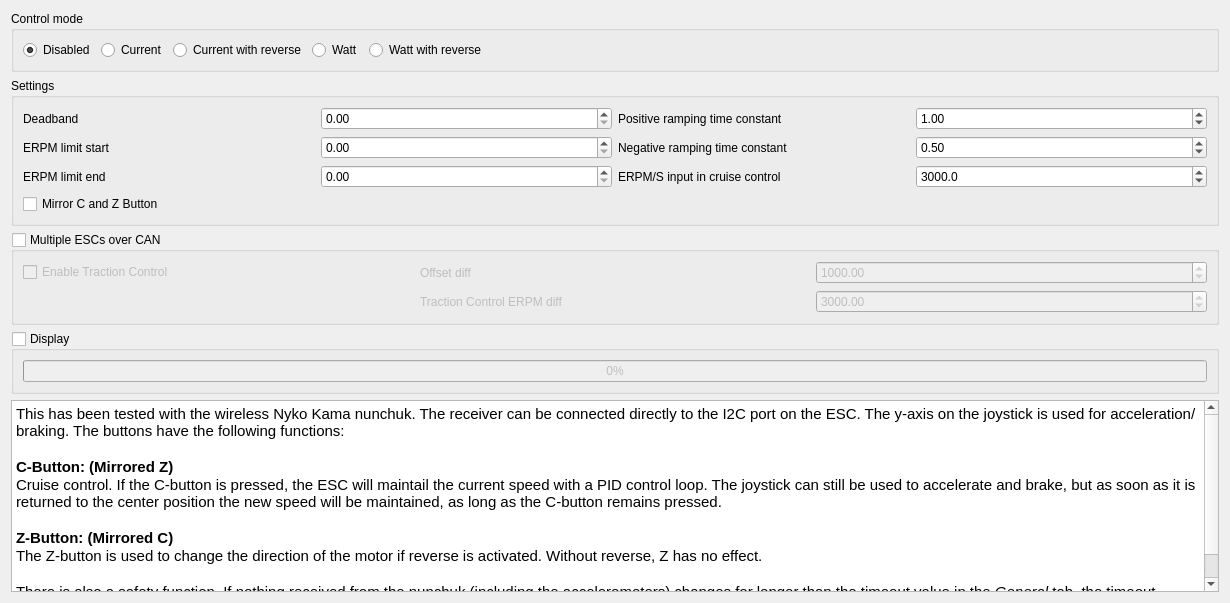
            <widget class="QWidget" name="tab_21">
             <attribute name="title">
              <string>Nunchuk</string>
             </attribute>
             <layout class="QVBoxLayout" name="verticalLayout_32">
              <item>
               <widget class="QGroupBox" name="groupBox_24">
                <property name="title">
                 <string>Control mode</string>
                </property>
                <layout class="QHBoxLayout" name="horizontalLayout_31">
                 <item>
                  <layout class="QHBoxLayout" name="horizontalLayout_35">
                   <item>
                    <widget class="QRadioButton" name="appconfChukDisabledButton">
                     <property name="text">
                      <string>Disabled</string>
                     </property>
                     <property name="checked">
                      <bool>true</bool>
                     </property>
                    </widget>
                   </item>
                   <item>
                    <widget class="QRadioButton" name="appconfChukCurrentNorevButton">
                     <property name="toolTip">
                      <string>&lt;html&gt;&lt;head/&gt;&lt;body&gt;&lt;p&gt;Current = you control the the Motor max amps with the remote. This results an a relatively even acceleration when the throttle stays the same.&lt;/p&gt;&lt;/body&gt;&lt;/html&gt;</string>
                     </property>
                     <property name="text">
                      <string>Current</string>
                     </property>
                    </widget>
                   </item>
                   <item>
                    <widget class="QRadioButton" name="appconfChukCurrentButton">
                     <property name="toolTip">
                      <string>&lt;html&gt;&lt;head/&gt;&lt;body&gt;&lt;p&gt;&lt;span style=&quot; font-weight:600;&quot;&gt;Current with reverse&lt;/span&gt; = you control the the Motor max amps with the remote. This results an a relatively even acceleration. This results an a relatively even acceleration when the throttle stays the same. In this mode the VESC can also drive backwards.&lt;/p&gt;&lt;/body&gt;&lt;/html&gt;</string>
                     </property>
                     <property name="text">
                      <string>Current with reverse</string>
                     </property>
                    </widget>
                   </item>
                   <item>
                    <widget class="QRadioButton" name="appconfChukWattNorevButton">
                     <property name="toolTip">
                      <string>&lt;html&gt;&lt;head/&gt;&lt;body&gt;&lt;p&gt;&lt;span style=&quot; font-weight:600;&quot;&gt;Watt&lt;/span&gt; = with the throttle you control the motors power output (watts). &lt;br/&gt;If max watt is set to 1000 watts then &lt;br/&gt;100% throtle will reuslt in 1000 watts&lt;br/&gt;75 % throttle will reulst in 750 watts &lt;br/&gt;25% throttle will reuslt in 250 watts.&lt;br/&gt;&lt;br/&gt;The VESC tries to reach the watts at any speed. At slow speeds the VESC ramps up the same way as in current control until it reaches the watts.&lt;br/&gt;&lt;br/&gt;Braking behavior is the same as in &amp;quot;Current no reverse with brake&amp;quot;.&lt;br/&gt;&lt;br/&gt;In this mode the board is better controllable especialy at higher speeds because the full throttle range is usable at any speed.&lt;/p&gt;&lt;/body&gt;&lt;/html&gt;</string>
                     </property>
                     <property name="text">
                      <string>Watt</string>
                     </property>
                    </widget>
                   </item>
                   <item>
                    <widget class="QRadioButton" name="appconfChukWattButton">
                     <property name="toolTip">
                      <string>&lt;html&gt;&lt;head/&gt;&lt;body&gt;&lt;p&gt;&lt;span style=&quot; font-weight:600;&quot;&gt;Watt with reverse&lt;/span&gt; = with the throttle you control the motors power output (watts). &lt;br/&gt;If max watt is set to 1000 watts then &lt;br/&gt;100% throtle will reuslt in 1000 watts&lt;br/&gt;75 % throttle will reulst in 750 watts &lt;br/&gt;25% throttle will reuslt in 250 watts.&lt;br/&gt;&lt;br/&gt;The VESC tries to reach the watts at any speed. At slow speeds the VESC ramps up the same way as in current control until it reaches the watts.&lt;br/&gt;&lt;br/&gt;Braking behavior is the same as in &amp;quot;Current no reverse with brake&amp;quot;.&lt;br/&gt;&lt;br/&gt;In this mode the board is better controllable especialy at higher speeds because the full throttle range is usable at any speed. In this mode the Vesc can also drive backwards&lt;/p&gt;&lt;/body&gt;&lt;/html&gt;</string>
                     </property>
                     <property name="text">
                      <string>Watt with reverse</string>
                     </property>
                    </widget>
                   </item>
                  </layout>
                 </item>
                 <item>
                  <spacer name="horizontalSpacer_11">
                   <property name="orientation">
                    <enum>Qt::Horizontal</enum>
                   </property>
                   <property name="sizeHint" stdset="0">
                    <size>
                     <width>720</width>
                     <height>20</height>
                    </size>
                   </property>
                  </spacer>
                 </item>
                </layout>
               </widget>
              </item>
              <item>
               <widget class="QGroupBox" name="groupBox_25">
                <property name="sizePolicy">
                 <sizepolicy hsizetype="Preferred" vsizetype="Fixed">
                  <horstretch>0</horstretch>
                  <verstretch>0</verstretch>
                 </sizepolicy>
                </property>
                <property name="title">
                 <string>Settings</string>
                </property>
                <layout class="QGridLayout" name="gridLayout_21">
                 <item row="2" column="2">
                  <widget class="QLabel" name="label_88">
                   <property name="toolTip">
                    <string>&lt;html&gt;&lt;head/&gt;&lt;body&gt;&lt;p&gt;&lt;span style=&quot; font-weight:600;&quot;&gt;ERPM/S input in cruise control&lt;/span&gt; = Maximum ERPM change per second&lt;/p&gt;&lt;/body&gt;&lt;/html&gt;</string>
                   </property>
                   <property name="text">
                    <string>ERPM/S input in cruise control</string>
                   </property>
                  </widget>
                 </item>
                 <item row="2" column="3">
                  <widget class="QDoubleSpinBox" name="appconfChukErpmPerSBox">
                   <property name="decimals">
                    <number>1</number>
                   </property>
                   <property name="maximum">
                    <double>100000.000000000000000</double>
                   </property>
                   <property name="singleStep">
                    <double>100.000000000000000</double>
                   </property>
                   <property name="value">
                    <double>3000.000000000000000</double>
                   </property>
                  </widget>
                 </item>
                 <item row="0" column="0">
                  <widget class="QLabel" name="label_54">
                   <property name="toolTip">
                    <string>&lt;html&gt;&lt;head/&gt;&lt;body&gt;&lt;p&gt;&lt;span style=&quot; font-weight:600;&quot;&gt;Deadband&lt;/span&gt; = This is a offset of the Nunchuk signal before the VESC reacts on inputs. The higher the more you have to push the Nunchuk stick  before the VESC reacts. Adjust it until it fits your needs.&lt;/p&gt;&lt;/body&gt;&lt;/html&gt;</string>
                   </property>
                   <property name="text">
                    <string>Deadband</string>
                   </property>
                  </widget>
                 </item>
                 <item row="0" column="1">
                  <widget class="QDoubleSpinBox" name="appconfChukHystBox">
                   <property name="maximum">
                    <double>1.000000000000000</double>
                   </property>
                   <property name="singleStep">
                    <double>0.050000000000000</double>
                   </property>
                  </widget>
                 </item>
                 <item row="0" column="2">
                  <widget class="QLabel" name="label_63">
                   <property name="toolTip">
                    <string>&lt;html&gt;&lt;head/&gt;&lt;body&gt;&lt;p&gt;&lt;span style=&quot; font-weight:600;&quot;&gt;Positive ramping time constant&lt;/span&gt; = ramping for acceleration&lt;/p&gt;&lt;/body&gt;&lt;/html&gt;</string>
                   </property>
                   <property name="text">
                    <string>Positive ramping time constant</string>
                   </property>
                  </widget>
                 </item>
                 <item row="0" column="3">
                  <widget class="QDoubleSpinBox" name="appconfChukRampTimePosBox">
                   <property name="singleStep">
                    <double>0.100000000000000</double>
                   </property>
                   <property name="value">
                    <double>1.000000000000000</double>
                   </property>
                  </widget>
                 </item>
                 <item row="1" column="0">
                  <widget class="QLabel" name="label_56">
                   <property name="toolTip">
                    <string>&lt;html&gt;&lt;head/&gt;&lt;body&gt;&lt;p&gt;&lt;span style=&quot; font-weight:600;&quot;&gt;ERPM limit start&lt;/span&gt; = When this speed is reached the VESC starts to reduce the power.&lt;/p&gt;&lt;/body&gt;&lt;/html&gt;</string>
                   </property>
                   <property name="text">
                    <string>ERPM limit start</string>
                   </property>
                  </widget>
                 </item>
                 <item row="1" column="1">
                  <widget class="QDoubleSpinBox" name="appconfChukRpmLimStartBox">
                   <property name="maximum">
                    <double>200000.000000000000000</double>
                   </property>
                   <property name="singleStep">
                    <double>100.000000000000000</double>
                   </property>
                  </widget>
                 </item>
                 <item row="1" column="2">
                  <widget class="QLabel" name="label_64">
                   <property name="toolTip">
                    <string>&lt;html&gt;&lt;head/&gt;&lt;body&gt;&lt;p&gt;&lt;span style=&quot; font-weight:600;&quot;&gt;Negative ramping time constant&lt;/span&gt; = ramping for deceleration&lt;/p&gt;&lt;/body&gt;&lt;/html&gt;</string>
                   </property>
                   <property name="text">
                    <string>Negative ramping time constant</string>
                   </property>
                  </widget>
                 </item>
                 <item row="1" column="3">
                  <widget class="QDoubleSpinBox" name="appconfChukRampTimeNegBox">
                   <property name="singleStep">
                    <double>0.100000000000000</double>
                   </property>
                   <property name="value">
                    <double>0.500000000000000</double>
                   </property>
                  </widget>
                 </item>
                 <item row="2" column="0">
                  <widget class="QLabel" name="label_55">
                   <property name="toolTip">
                    <string>&lt;html&gt;&lt;head/&gt;&lt;body&gt;&lt;p&gt;&lt;span style=&quot; font-weight:600;&quot;&gt;ERPM limit start&lt;/span&gt; = When this speed is reached the VESC stops the power output. &lt;br/&gt;&lt;br/&gt;100% correct would be that the VESC reduces the current to the minimum currect which is adjusted in the Advanced Tab. But realistically it is very close to no power. Only when you test the motor on the bench then you might can spin faster than thos value if it is set very low.&lt;/p&gt;&lt;/body&gt;&lt;/html&gt;</string>
                   </property>
                   <property name="text">
                    <string>ERPM limit end</string>
                   </property>
                  </widget>
                 </item>
                 <item row="2" column="1">
                  <widget class="QDoubleSpinBox" name="appconfChukRpmLimEndBox">
                   <property name="maximum">
                    <double>200000.000000000000000</double>
                   </property>
                   <property name="singleStep">
                    <double>100.000000000000000</double>
                   </property>
                  </widget>
                 </item>
                 <item row="3" column="0">
                  <widget class="QCheckBox" name="checkBoxMirrorButtons">
                   <property name="text">
                    <string>Mirror C and Z Button</string>
                   </property>
                  </widget>
                 </item>
                </layout>
                <zorder>label_56</zorder>
                <zorder>appconfChukRpmLimStartBox</zorder>
                <zorder>label_54</zorder>
                <zorder>appconfChukHystBox</zorder>
                <zorder>label_55</zorder>
                <zorder>appconfChukRpmLimEndBox</zorder>
                <zorder>label_63</zorder>
                <zorder>appconfChukRampTimePosBox</zorder>
                <zorder>label_64</zorder>
                <zorder>appconfChukRampTimeNegBox</zorder>
                <zorder>label_88</zorder>
                <zorder>appconfChukErpmPerSBox</zorder>
                <zorder>checkBoxMirrorButtons</zorder>
               </widget>
              </item>
              <item>
               <widget class="QGroupBox" name="appconfChukMultiGroup">
                <property name="enabled">
                 <bool>true</bool>
                </property>
                <property name="toolTip">
                 <string>&lt;html&gt;&lt;head/&gt;&lt;body&gt;&lt;p&gt;&lt;span style=&quot; font-weight:600;&quot;&gt;Multiple ESCs over CAN&lt;/span&gt; = When multiple VESCs are connected via CAN then the master will send the actual current to all Slave VESCs. Only the master needs this activated.&lt;/p&gt;&lt;/body&gt;&lt;/html&gt;</string>
                </property>
                <property name="title">
                 <string>Multiple ESCs over CAN</string>
                </property>
                <property name="checkable">
                 <bool>true</bool>
                </property>
                <property name="checked">
                 <bool>false</bool>
                </property>
                <layout class="QGridLayout" name="gridLayout_100">
                 <item row="0" column="0">
                  <widget class="QCheckBox" name="appconfChukTcBox">
                   <property name="toolTip">
                    <string>&lt;html&gt;&lt;head/&gt;&lt;body&gt;&lt;p&gt;&lt;span style=&quot; font-weight:600;&quot;&gt;Enable Traction Control &lt;/span&gt;= When the traction control is enabled then the VESCs will adjust their power to the slowest VESC in the system. This way a wheel that looses contact to the ground doesn't spin up fast and cause trouble when it touches the ground again.&lt;/p&gt;&lt;/body&gt;&lt;/html&gt;</string>
                   </property>
                   <property name="text">
                    <string>Enable Traction Control</string>
                   </property>
                   <property name="checked">
                    <bool>false</bool>
                   </property>
                  </widget>
                 </item>
                 <item row="0" column="1">
                  <widget class="QLabel" name="label_210">
                   <property name="toolTip">
                    <string>&lt;html&gt;&lt;head/&gt;&lt;body&gt;&lt;p&gt;&lt;span style=&quot; font-weight:600;&quot;&gt;Offset diff&lt;/span&gt; = As long as the ERPM difference between the VESCs in the system is not higher than this value the traction control will do nothing.&lt;br/&gt;&lt;br/&gt;Value of 3000 is recommended. if set lower the traction control could disturb your carving.&lt;/p&gt;&lt;/body&gt;&lt;/html&gt;</string>
                   </property>
                   <property name="text">
                    <string>Offset diff</string>
                   </property>
                  </widget>
                 </item>
                 <item row="0" column="2">
                  <widget class="QDoubleSpinBox" name="appconfChukTcOffsetBox">
                   <property name="maximum">
                    <double>100000.000000000000000</double>
                   </property>
                   <property name="value">
                    <double>1000.000000000000000</double>
                   </property>
                  </widget>
                 </item>
                 <item row="1" column="1">
                  <widget class="QLabel" name="label_66">
                   <property name="toolTip">
                    <string>&lt;html&gt;&lt;head/&gt;&lt;body&gt;&lt;p&gt;&lt;span style=&quot; font-weight:600;&quot;&gt;Traction Control ERPM diff &lt;/span&gt;= between the offset and this value the VESC reduces the power of the wheel that spins this much ERPM faster than the slowest wheel. Above that value this VESCs power will be reduced almost comletely until it is slower again.&lt;br/&gt;&lt;br/&gt;Value of 5000 is recommended.&lt;/p&gt;&lt;/body&gt;&lt;/html&gt;</string>
                   </property>
                   <property name="text">
                    <string>Traction Control ERPM diff</string>
                   </property>
                  </widget>
                 </item>
                 <item row="1" column="2">
                  <widget class="QDoubleSpinBox" name="appconfChukTcErpmBox">
                   <property name="maximum">
                    <double>100000.000000000000000</double>
                   </property>
                   <property name="value">
                    <double>3000.000000000000000</double>
                   </property>
                  </widget>
                 </item>
                </layout>
               </widget>
              </item>
              <item>
               <widget class="QGroupBox" name="appconfUpdateChukBox">
                <property name="toolTip">
                 <string>&lt;html&gt;&lt;head/&gt;&lt;body&gt;&lt;p&gt;&lt;span style=&quot; font-weight:600;&quot;&gt;Display&lt;/span&gt; = Activate it to see the actual throttle signal from the remote. &lt;br/&gt;&lt;br/&gt;When you don't touch the remote it should be at 50%. &lt;br/&gt;&lt;br/&gt;When you pull the throttle 100 % then the value should be 100%. &lt;br/&gt;&lt;br/&gt;When you brake 100% then the value should be 0%.&lt;/p&gt;&lt;/body&gt;&lt;/html&gt;</string>
                </property>
                <property name="title">
                 <string>Display</string>
                </property>
                <property name="checkable">
                 <bool>true</bool>
                </property>
                <property name="checked">
                 <bool>false</bool>
                </property>
                <layout class="QHBoxLayout" name="horizontalLayout_32">
                 <item>
                  <widget class="QProgressBar" name="appconfDecodedChukBar">
                   <property name="minimum">
                    <number>0</number>
                   </property>
                   <property name="maximum">
                    <number>1000</number>
                   </property>
                   <property name="value">
                    <number>0</number>
                   </property>
                   <property name="format">
                    <string>%p%</string>
                   </property>
                  </widget>
                 </item>
                </layout>
               </widget>
              </item>
              <item>
               <widget class="QTextBrowser" name="textBrowser">
                <property name="html">
                 <string>&lt;!DOCTYPE HTML PUBLIC &quot;-//W3C//DTD HTML 4.0//EN&quot; &quot;http://www.w3.org/TR/REC-html40/strict.dtd&quot;&gt;
&lt;html&gt;&lt;head&gt;&lt;meta name=&quot;qrichtext&quot; content=&quot;1&quot; /&gt;&lt;style type=&quot;text/css&quot;&gt;
p, li { white-space: pre-wrap; }
&lt;/style&gt;&lt;/head&gt;&lt;body style=&quot; font-family:'MS Shell Dlg 2'; font-size:8.25pt; font-weight:400; font-style:normal;&quot;&gt;
&lt;p style=&quot; margin-top:0px; margin-bottom:0px; margin-left:0px; margin-right:0px; -qt-block-indent:0; text-indent:0px;&quot;&gt;&lt;span style=&quot; font-family:'Ubuntu'; font-size:11pt;&quot;&gt;This has been tested with the wireless Nyko Kama nunchuk. The receiver can be connected directly to the I2C port on the ESC. The y-axis on the joystick is used for acceleration/braking. The buttons have the following functions:&lt;/span&gt;&lt;/p&gt;
&lt;p style=&quot;-qt-paragraph-type:empty; margin-top:0px; margin-bottom:0px; margin-left:0px; margin-right:0px; -qt-block-indent:0; text-indent:0px; font-family:'Ubuntu'; font-size:11pt;&quot;&gt;&lt;br /&gt;&lt;/p&gt;
&lt;p style=&quot; margin-top:0px; margin-bottom:0px; margin-left:0px; margin-right:0px; -qt-block-indent:0; text-indent:0px;&quot;&gt;&lt;span style=&quot; font-family:'Ubuntu'; font-size:11pt; font-weight:600;&quot;&gt;C-Button: (Mirrored Z)&lt;/span&gt;&lt;/p&gt;
&lt;p style=&quot; margin-top:0px; margin-bottom:0px; margin-left:0px; margin-right:0px; -qt-block-indent:0; text-indent:0px;&quot;&gt;&lt;span style=&quot; font-family:'Ubuntu'; font-size:11pt;&quot;&gt;Cruise control. If the C-button is pressed, the ESC will maintail the current speed with a PID control loop. The joystick can still be used to accelerate and brake, but as soon as it is returned to the center position the new speed will be maintained, as long as the C-button remains pressed.&lt;/span&gt;&lt;/p&gt;
&lt;p style=&quot;-qt-paragraph-type:empty; margin-top:0px; margin-bottom:0px; margin-left:0px; margin-right:0px; -qt-block-indent:0; text-indent:0px; font-family:'Ubuntu'; font-size:11pt;&quot;&gt;&lt;br /&gt;&lt;/p&gt;
&lt;p style=&quot; margin-top:0px; margin-bottom:0px; margin-left:0px; margin-right:0px; -qt-block-indent:0; text-indent:0px;&quot;&gt;&lt;span style=&quot; font-family:'Ubuntu'; font-size:11pt; font-weight:600;&quot;&gt;Z-Button: (Mirrored C)&lt;/span&gt;&lt;/p&gt;
&lt;p style=&quot; margin-top:0px; margin-bottom:0px; margin-left:0px; margin-right:0px; -qt-block-indent:0; text-indent:0px;&quot;&gt;&lt;span style=&quot; font-family:'Ubuntu'; font-size:11pt;&quot;&gt;The Z-button is used to change the direction of the motor if reverse is activated. Without reverse, Z has no effect.&lt;/span&gt;&lt;/p&gt;
&lt;p style=&quot;-qt-paragraph-type:empty; margin-top:0px; margin-bottom:0px; margin-left:0px; margin-right:0px; -qt-block-indent:0; text-indent:0px; font-family:'Ubuntu'; font-size:11pt;&quot;&gt;&lt;br /&gt;&lt;/p&gt;
&lt;p style=&quot; margin-top:0px; margin-bottom:0px; margin-left:0px; margin-right:0px; -qt-block-indent:0; text-indent:0px;&quot;&gt;&lt;span style=&quot; font-family:'Ubuntu'; font-size:11pt;&quot;&gt;There is also a safety function. If nothing received from the nunchuk (including the accelerometers) changes for longer than the timeout value in the &lt;/span&gt;&lt;span style=&quot; font-family:'Ubuntu'; font-size:11pt; font-style:italic;&quot;&gt;General&lt;/span&gt;&lt;span style=&quot; font-family:'Ubuntu'; font-size:11pt;&quot;&gt; tab, the timeout function will be activated and either release the motor or brake with the current specified next to the timeout value.&lt;/span&gt;&lt;/p&gt;&lt;/body&gt;&lt;/html&gt;</string>
                </property>
               </widget>
              </item>
             </layout>
            </widget>
